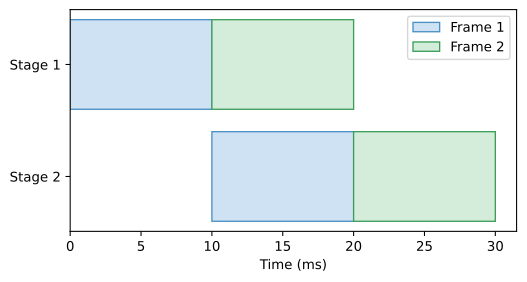

The Python source for this figure:
import os
import matplotlib.pyplot as plt

fig, ax = plt.subplots(figsize=(6, 3))
stages = ['Stage 2', 'Stage 1']
ax.barh(1, 10, left=0, color='#cfe2f3', edgecolor='#4a90c4', label='Frame 1')
ax.barh(0, 10, left=10, color='#cfe2f3', edgecolor='#4a90c4')
ax.barh(1, 10, left=10, color='#d4edda', edgecolor='#3d9e5a', label='Frame 2')
ax.barh(0, 10, left=20, color='#d4edda', edgecolor='#3d9e5a')

ax.set_yticks([0, 1])
ax.set_yticklabels(stages)
ax.set_xlabel('Time (ms)')
ax.legend()
plt.savefig(os.environ.get('VISUAL_OUT_PATH', 'out.svg'), format='svg', bbox_inches='tight')
